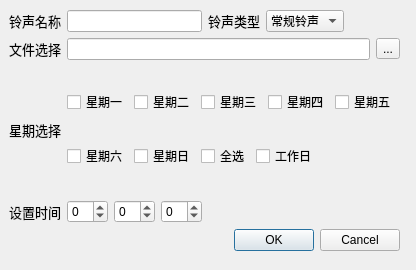
<?xml version="1.0" encoding="UTF-8"?>
<ui version="4.0">
    <class>Dialog</class>
    <widget class="QDialog" name="Dialog">
        <property name="windowModality">
            <enum>Qt::ApplicationModal</enum>
        </property>
        <property name="geometry">
            <rect>
                <x>0</x>
                <y>0</y>
                <width>416</width>
                <height>270</height>
            </rect>
        </property>
        <property name="windowTitle">
            <string>添加任务</string>
        </property>
        <property name="modal">
            <bool>false</bool>
        </property>
        <widget class="QWidget" name="layoutWidget">
            <property name="geometry">
                <rect>
                    <x>9</x>
                    <y>10</y>
                    <width>391</width>
                    <height>241</height>
                </rect>
            </property>
            <layout class="QVBoxLayout" name="verticalLayout_2">
                <item>
                    <layout class="QHBoxLayout" name="horizontalLayout_10">
                        <item>
                            <layout class="QHBoxLayout" name="horizontalLayout_8">
                                <item>
                                    <widget class="QLabel" name="label_3">
                                        <property name="font">
                                            <font>
                                                <family>Algerian</family>
                                                <pointsize>10</pointsize>
                                            </font>
                                        </property>
                                        <property name="text">
                                            <string>铃声名称</string>
                                        </property>
                                    </widget>
                                </item>
                                <item>
                                    <widget class="QLineEdit" name="lineEdit_2"/>
                                </item>
                            </layout>
                        </item>
                        <item>
                            <layout class="QHBoxLayout" name="horizontalLayout_9">
                                <item>
                                    <widget class="QLabel" name="label_5">
                                        <property name="font">
                                            <font>
                                                <family>Algerian</family>
                                                <pointsize>10</pointsize>
                                            </font>
                                        </property>
                                        <property name="text">
                                            <string>铃声类型</string>
                                        </property>
                                    </widget>
                                </item>
                                <item>
                                    <widget class="QComboBox" name="comboBox">
                                        <item>
                                            <property name="text">
                                                <string>常规铃声</string>
                                            </property>
                                        </item>
                                        <item>
                                            <property name="text">
                                                <string>课间活动</string>
                                            </property>
                                        </item>
                                        <item>
                                            <property name="text">
                                                <string>周末铃声</string>
                                            </property>
                                        </item>
                                        <item>
                                            <property name="text">
                                                <string>安全教育</string>
                                            </property>
                                        </item>
                                        <item>
                                            <property name="text">
                                                <string>其他铃声</string>
                                            </property>
                                        </item>
                                    </widget>
                                </item>
                                <item>
                                    <spacer name="horizontalSpacer_2">
                                        <property name="orientation">
                                            <enum>Qt::Horizontal</enum>
                                        </property>
                                        <property name="sizeHint" stdset="0">
                                            <size>
                                                <width>40</width>
                                                <height>20</height>
                                            </size>
                                        </property>
                                    </spacer>
                                </item>
                            </layout>
                        </item>
                    </layout>
                </item>
                <item>
                    <layout class="QHBoxLayout" name="horizontalLayout">
                        <item>
                            <widget class="QLabel" name="label_4">
                                <property name="font">
                                    <font>
                                        <family>Algerian</family>
                                        <pointsize>10</pointsize>
                                    </font>
                                </property>
                                <property name="text">
                                    <string>文件选择</string>
                                </property>
                            </widget>
                        </item>
                        <item>
                            <widget class="QLineEdit" name="lineEdit">
                                <property name="readOnly">
                                    <bool>true</bool>
                                </property>
                            </widget>
                        </item>
                        <item>
                            <widget class="QToolButton" name="toolButton">
                                <property name="text">
                                    <string>...</string>
                                </property>
                            </widget>
                        </item>
                    </layout>
                </item>
                <item>
                    <layout class="QHBoxLayout" name="horizontalLayout_6">
                        <item>
                            <widget class="QLabel" name="label_2">
                                <property name="font">
                                    <font>
                                        <family>Algerian</family>
                                        <pointsize>10</pointsize>
                                    </font>
                                </property>
                                <property name="text">
                                    <string>星期选择</string>
                                </property>
                            </widget>
                        </item>
                        <item>
                            <layout class="QVBoxLayout" name="verticalLayout">
                                <item>
                                    <layout class="QHBoxLayout" name="horizontalLayout_2">
                                        <item>
                                            <widget class="QCheckBox" name="checkBox">
                                                <property name="text">
                                                    <string>星期一</string>
                                                </property>
                                            </widget>
                                        </item>
                                        <item>
                                            <widget class="QCheckBox" name="checkBox_2">
                                                <property name="text">
                                                    <string>星期二</string>
                                                </property>
                                            </widget>
                                        </item>
                                        <item>
                                            <widget class="QCheckBox" name="checkBox_3">
                                                <property name="text">
                                                    <string>星期三</string>
                                                </property>
                                            </widget>
                                        </item>
                                        <item>
                                            <widget class="QCheckBox" name="checkBox_4">
                                                <property name="text">
                                                    <string>星期四</string>
                                                </property>
                                            </widget>
                                        </item>
                                        <item>
                                            <widget class="QCheckBox" name="checkBox_5">
                                                <property name="text">
                                                    <string>星期五</string>
                                                </property>
                                            </widget>
                                        </item>
                                    </layout>
                                </item>
                                <item>
                                    <layout class="QHBoxLayout" name="horizontalLayout_5">
                                        <item>
                                            <widget class="QCheckBox" name="checkBox_6">
                                                <property name="text">
                                                    <string>星期六</string>
                                                </property>
                                            </widget>
                                        </item>
                                        <item>
                                            <widget class="QCheckBox" name="checkBox_7">
                                                <property name="text">
                                                    <string>星期日</string>
                                                </property>
                                            </widget>
                                        </item>
                                        <item>
                                            <widget class="QCheckBox" name="checkBox_8">
                                                <property name="text">
                                                    <string>全选</string>
                                                </property>
                                            </widget>
                                        </item>
                                        <item>
                                            <widget class="QCheckBox" name="checkBox_9">
                                                <property name="text">
                                                    <string>工作日</string>
                                                </property>
                                            </widget>
                                        </item>
                                        <item>
                                            <spacer name="horizontalSpacer_4">
                                                <property name="orientation">
                                                    <enum>Qt::Horizontal</enum>
                                                </property>
                                                <property name="sizeHint" stdset="0">
                                                    <size>
                                                        <width>40</width>
                                                        <height>20</height>
                                                    </size>
                                                </property>
                                            </spacer>
                                        </item>
                                    </layout>
                                </item>
                                <item>
                                    <layout class="QHBoxLayout" name="horizontalLayout_3"/>
                                </item>
                            </layout>
                        </item>
                        <item>
                            <spacer name="horizontalSpacer_3">
                                <property name="orientation">
                                    <enum>Qt::Horizontal</enum>
                                </property>
                                <property name="sizeHint" stdset="0">
                                    <size>
                                        <width>40</width>
                                        <height>20</height>
                                    </size>
                                </property>
                            </spacer>
                        </item>
                    </layout>
                </item>
                <item>
                    <layout class="QHBoxLayout" name="horizontalLayout_7">
                        <item>
                            <widget class="QLabel" name="label">
                                <property name="font">
                                    <font>
                                        <family>Algerian</family>
                                        <pointsize>10</pointsize>
                                    </font>
                                </property>
                                <property name="text">
                                    <string>设置时间</string>
                                </property>
                            </widget>
                        </item>
                        <item>
                            <layout class="QHBoxLayout" name="horizontalLayout_4">
                                <item>
                                    <widget class="QSpinBox" name="spinBox">
                                        <property name="wrapping">
                                            <bool>true</bool>
                                        </property>
                                        <property name="maximum">
                                            <number>23</number>
                                        </property>
                                        <property name="stepType">
                                            <enum>QAbstractSpinBox::AdaptiveDecimalStepType</enum>
                                        </property>
                                        <property name="displayIntegerBase">
                                            <number>10</number>
                                        </property>
                                    </widget>
                                </item>
                                <item>
                                    <widget class="QSpinBox" name="spinBox_2">
                                        <property name="wrapping">
                                            <bool>true</bool>
                                        </property>
                                        <property name="maximum">
                                            <number>59</number>
                                        </property>
                                        <property name="displayIntegerBase">
                                            <number>10</number>
                                        </property>
                                    </widget>
                                </item>
                                <item>
                                    <widget class="QSpinBox" name="spinBox_3">
                                        <property name="wrapping">
                                            <bool>true</bool>
                                        </property>
                                        <property name="maximum">
                                            <number>59</number>
                                        </property>
                                        <property name="displayIntegerBase">
                                            <number>10</number>
                                        </property>
                                    </widget>
                                </item>
                                <item>
                                    <spacer name="horizontalSpacer">
                                        <property name="orientation">
                                            <enum>Qt::Horizontal</enum>
                                        </property>
                                        <property name="sizeHint" stdset="0">
                                            <size>
                                                <width>40</width>
                                                <height>20</height>
                                            </size>
                                        </property>
                                    </spacer>
                                </item>
                            </layout>
                        </item>
                    </layout>
                </item>
                <item>
                    <widget class="QDialogButtonBox" name="buttonBox">
                        <property name="orientation">
                            <enum>Qt::Horizontal</enum>
                        </property>
                        <property name="standardButtons">
                            <set>QDialogButtonBox::Cancel|QDialogButtonBox::Ok</set>
                        </property>
                    </widget>
                </item>
            </layout>
        </widget>
    </widget>
    <resources/>
    <connections>
        <connection>
            <sender>buttonBox</sender>
            <signal>accepted()</signal>
            <receiver>Dialog</receiver>
            <slot>accept()</slot>
            <hints>
                <hint type="sourcelabel">
                    <x>248</x>
                    <y>254</y>
                </hint>
                <hint type="destinationlabel">
                    <x>157</x>
                    <y>274</y>
                </hint>
            </hints>
        </connection>
        <connection>
            <sender>buttonBox</sender>
            <signal>rejected()</signal>
            <receiver>Dialog</receiver>
            <slot>reject()</slot>
            <hints>
                <hint type="sourcelabel">
                    <x>316</x>
                    <y>260</y>
                </hint>
                <hint type="destinationlabel">
                    <x>286</x>
                    <y>274</y>
                </hint>
            </hints>
        </connection>
    </connections>
</ui>
